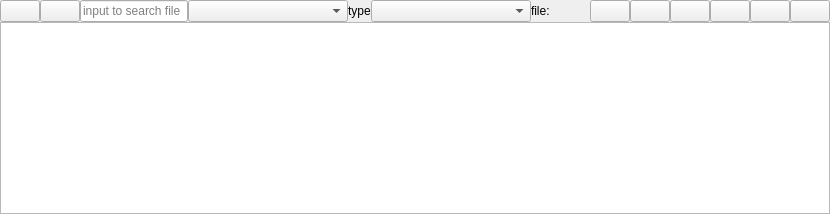
          <widget class="QWidget" name="tab_editor">
           <attribute name="icon">
            <iconset resource="../../assets/asset.qrc">
             <normaloff>:/svgs/svgs/edit-text-font-svgrepo-com.svg</normaloff>:/svgs/svgs/edit-text-font-svgrepo-com.svg</iconset>
           </attribute>
           <attribute name="title">
            <string>editor</string>
           </attribute>
           <layout class="QVBoxLayout" name="verticalLayout_12">
            <property name="spacing">
             <number>0</number>
            </property>
            <property name="leftMargin">
             <number>0</number>
            </property>
            <property name="topMargin">
             <number>0</number>
            </property>
            <property name="rightMargin">
             <number>0</number>
            </property>
            <property name="bottomMargin">
             <number>0</number>
            </property>
            <item>
             <widget class="QFrame" name="frame_editor">
              <property name="frameShape">
               <enum>QFrame::NoFrame</enum>
              </property>
              <property name="type" stdset="0">
               <string>topbar</string>
              </property>
              <layout class="QHBoxLayout" name="horizontalLayout_9">
               <property name="spacing">
                <number>0</number>
               </property>
               <property name="leftMargin">
                <number>0</number>
               </property>
               <property name="topMargin">
                <number>0</number>
               </property>
               <property name="rightMargin">
                <number>0</number>
               </property>
               <property name="bottomMargin">
                <number>0</number>
               </property>
               <item>
                <widget class="QPushButton" name="editor_openfile">
                 <property name="toolTip">
                  <string>&lt;html&gt;&lt;head/&gt;&lt;body&gt;&lt;p&gt;open file&lt;/p&gt;&lt;p&gt;&lt;br/&gt;&lt;/p&gt;&lt;/body&gt;&lt;/html&gt;</string>
                 </property>
                 <property name="text">
                  <string/>
                 </property>
                 <property name="icon">
                  <iconset resource="../../assets/asset.qrc">
                   <normaloff>:/svgs/svgs/open-svgrepo-com.svg</normaloff>:/svgs/svgs/open-svgrepo-com.svg</iconset>
                 </property>
                </widget>
               </item>
               <item>
                <widget class="QPushButton" name="editor_new">
                 <property name="toolTip">
                  <string>&lt;html&gt;&lt;head/&gt;&lt;body&gt;&lt;p&gt;new file&lt;/p&gt;&lt;/body&gt;&lt;/html&gt;</string>
                 </property>
                 <property name="text">
                  <string/>
                 </property>
                 <property name="icon">
                  <iconset resource="../../assets/asset.qrc">
                   <normaloff>:/svgs/svgs/plus-add-svgrepo-com.svg</normaloff>:/svgs/svgs/plus-add-svgrepo-com.svg</iconset>
                 </property>
                </widget>
               </item>
               <item>
                <widget class="QLineEdit" name="editor_input">
                 <property name="maximumSize">
                  <size>
                   <width>160</width>
                   <height>16777215</height>
                  </size>
                 </property>
                 <property name="inputMask">
                  <string notr="true"/>
                 </property>
                 <property name="text">
                  <string/>
                 </property>
                 <property name="placeholderText">
                  <string>input to search file</string>
                 </property>
                </widget>
               </item>
               <item>
                <widget class="QComboBox" name="editor_combo">
                 <property name="minimumSize">
                  <size>
                   <width>160</width>
                   <height>0</height>
                  </size>
                 </property>
                 <property name="maximumSize">
                  <size>
                   <width>16777215</width>
                   <height>200</height>
                  </size>
                 </property>
                 <property name="placeholderText">
                  <string>None</string>
                 </property>
                </widget>
               </item>
               <item>
                <widget class="QLabel" name="label_editor">
                 <property name="maximumSize">
                  <size>
                   <width>16777215</width>
                   <height>15</height>
                  </size>
                 </property>
                 <property name="text">
                  <string>type</string>
                 </property>
                 <property name="buddy">
                  <cstring>lineEdit_auto</cstring>
                 </property>
                </widget>
               </item>
               <item>
                <widget class="QComboBox" name="editor_combo_type">
                 <property name="minimumSize">
                  <size>
                   <width>160</width>
                   <height>0</height>
                  </size>
                 </property>
                 <property name="maximumSize">
                  <size>
                   <width>16777215</width>
                   <height>200</height>
                  </size>
                 </property>
                 <property name="placeholderText">
                  <string>None</string>
                 </property>
                </widget>
               </item>
               <item>
                <widget class="QLabel" name="label_editor_path">
                 <property name="maximumSize">
                  <size>
                   <width>16777215</width>
                   <height>15</height>
                  </size>
                 </property>
                 <property name="text">
                  <string>file:</string>
                 </property>
                 <property name="buddy">
                  <cstring>lineEdit_auto</cstring>
                 </property>
                </widget>
               </item>
               <item>
                <spacer name="horizontalSpacer_5">
                 <property name="orientation">
                  <enum>Qt::Horizontal</enum>
                 </property>
                 <property name="sizeHint" stdset="0">
                  <size>
                   <width>40</width>
                   <height>20</height>
                  </size>
                 </property>
                </spacer>
               </item>
               <item>
                <widget class="QPushButton" name="editor_undo">
                 <property name="toolTip">
                  <string>&lt;html&gt;&lt;head/&gt;&lt;body&gt;&lt;p&gt;undo&lt;/p&gt;&lt;p&gt;&lt;br/&gt;&lt;/p&gt;&lt;/body&gt;&lt;/html&gt;</string>
                 </property>
                 <property name="text">
                  <string/>
                 </property>
                 <property name="icon">
                  <iconset resource="../../assets/asset.qrc">
                   <normaloff>:/svgs/svgs/undo-arrows-svgrepo-com.svg</normaloff>:/svgs/svgs/undo-arrows-svgrepo-com.svg</iconset>
                 </property>
                </widget>
               </item>
               <item>
                <widget class="QPushButton" name="editor_redo">
                 <property name="toolTip">
                  <string>&lt;html&gt;&lt;head/&gt;&lt;body&gt;&lt;p&gt;redo&lt;/p&gt;&lt;p&gt;&lt;br/&gt;&lt;/p&gt;&lt;/body&gt;&lt;/html&gt;</string>
                 </property>
                 <property name="text">
                  <string/>
                 </property>
                 <property name="icon">
                  <iconset resource="../../assets/asset.qrc">
                   <normaloff>:/svgs/svgs/redo-arrows-svgrepo-com.svg</normaloff>:/svgs/svgs/redo-arrows-svgrepo-com.svg</iconset>
                 </property>
                </widget>
               </item>
               <item>
                <widget class="QPushButton" name="editor_save">
                 <property name="toolTip">
                  <string>&lt;html&gt;&lt;head/&gt;&lt;body&gt;&lt;p&gt;save&lt;/p&gt;&lt;/body&gt;&lt;/html&gt;</string>
                 </property>
                 <property name="text">
                  <string/>
                 </property>
                 <property name="icon">
                  <iconset resource="../../assets/asset.qrc">
                   <normaloff>:/svgs/svgs/save-save-file-svgrepo-com.svg</normaloff>:/svgs/svgs/save-save-file-svgrepo-com.svg</iconset>
                 </property>
                </widget>
               </item>
               <item>
                <widget class="QPushButton" name="editor_clear">
                 <property name="toolTip">
                  <string>&lt;html&gt;&lt;head/&gt;&lt;body&gt;&lt;p&gt;clear&lt;/p&gt;&lt;/body&gt;&lt;/html&gt;</string>
                 </property>
                 <property name="text">
                  <string/>
                 </property>
                 <property name="icon">
                  <iconset resource="../../assets/asset.qrc">
                   <normaloff>:/svgs/svgs/delete-clear-svgrepo-com.svg</normaloff>:/svgs/svgs/delete-clear-svgrepo-com.svg</iconset>
                 </property>
                </widget>
               </item>
               <item>
                <widget class="QPushButton" name="editor_minus">
                 <property name="toolTip">
                  <string>&lt;html&gt;&lt;head/&gt;&lt;body&gt;&lt;p&gt;decrease font size&lt;/p&gt;&lt;/body&gt;&lt;/html&gt;</string>
                 </property>
                 <property name="text">
                  <string/>
                 </property>
                 <property name="icon">
                  <iconset resource="../../assets/asset.qrc">
                   <normaloff>:/svgs/svgs/minus-svgrepo-com.svg</normaloff>:/svgs/svgs/minus-svgrepo-com.svg</iconset>
                 </property>
                </widget>
               </item>
               <item>
                <widget class="QPushButton" name="editor_add">
                 <property name="toolTip">
                  <string>&lt;html&gt;&lt;head/&gt;&lt;body&gt;&lt;p&gt;increase font size&lt;/p&gt;&lt;/body&gt;&lt;/html&gt;</string>
                 </property>
                 <property name="text">
                  <string/>
                 </property>
                 <property name="icon">
                  <iconset resource="../../assets/asset.qrc">
                   <normaloff>:/svgs/svgs/plus-add-svgrepo-com.svg</normaloff>:/svgs/svgs/plus-add-svgrepo-com.svg</iconset>
                 </property>
                </widget>
               </item>
              </layout>
             </widget>
            </item>
            <item>
             <widget class="QTextEdit" name="textEdit"/>
            </item>
           </layout>
          </widget>
